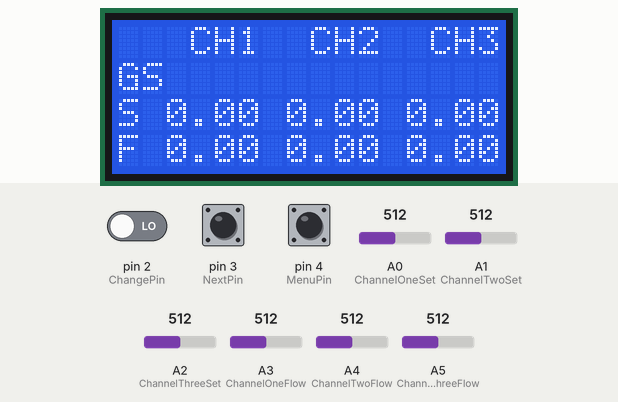
Recording of a sketch running on a simulated Arduino Uno, built with avr-gcc and run on an emulated ATmega328P. Parts: 16×4 character LCD. The inputs (shaded band) are chosen by the test bench; at power-on: pin 4 (MenuPin) LOW, pin 2 (ChangePin) LOW, pin 3 (NextPin) LOW, A0 (ChannelOneSet) = 512, A1 (ChannelTwoSet) = 512, A2 (ChannelThreeSet) = 512, A3 (ChannelOneFlow) = 512, A4 (ChannelTwoFlow) = 512, A5 (ChannelThreeFlow) = 512. EEPROM starts erased.

Above: at 6.2 s.
6.3 s: pin 4 (MenuPin) pulled HIGH for 0.15 s
At 9.3 s:
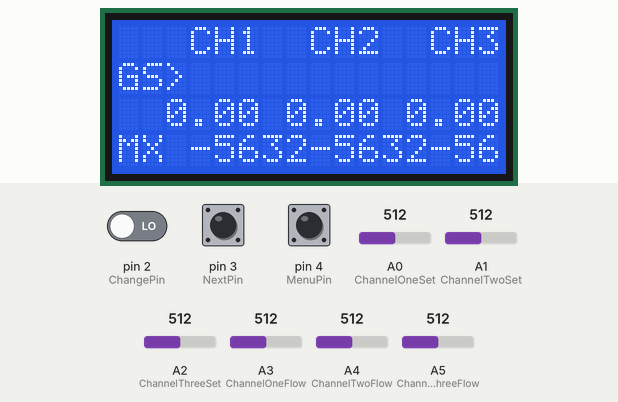
9.4 s: pin 2 (ChangePin) driven HIGH
At 12.0 s:
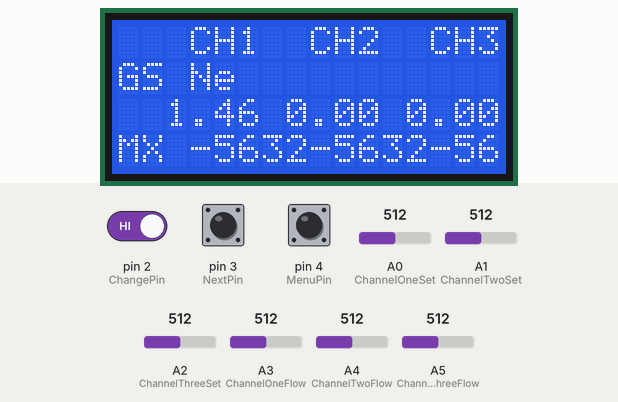
12.1 s: pin 3 (NextPin) pulled HIGH for 1 s
At 12.9 s:
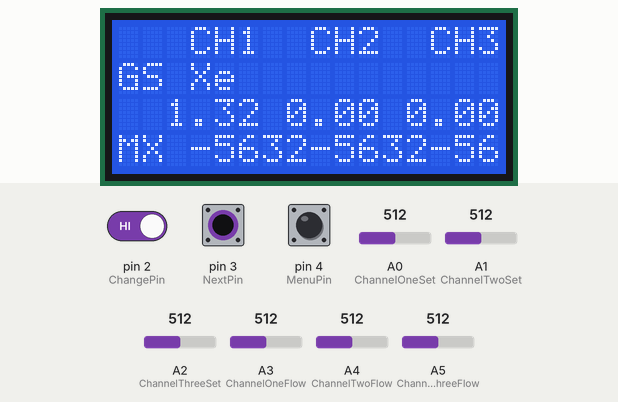
13.7 s: pin 3 (NextPin) pulled HIGH for 3.2 s
At 17.4 s:
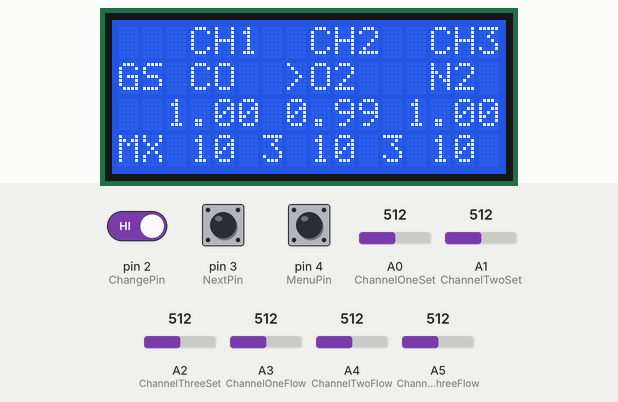
17.5 s: pin 4 (MenuPin) pulled HIGH for 1 s
At 18.5 s:
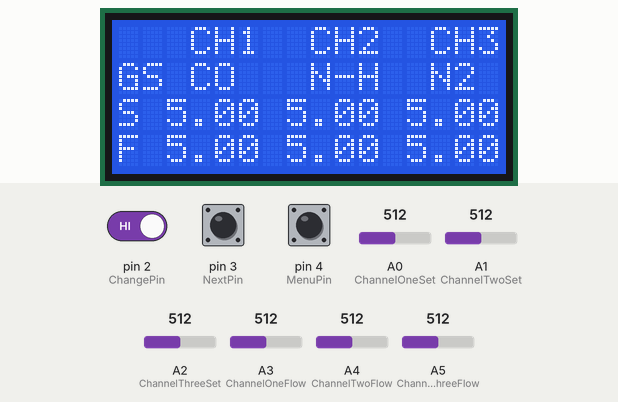
19.1 s: pin 4 (MenuPin) pulled HIGH for 3.2 s
At 22.9 s:
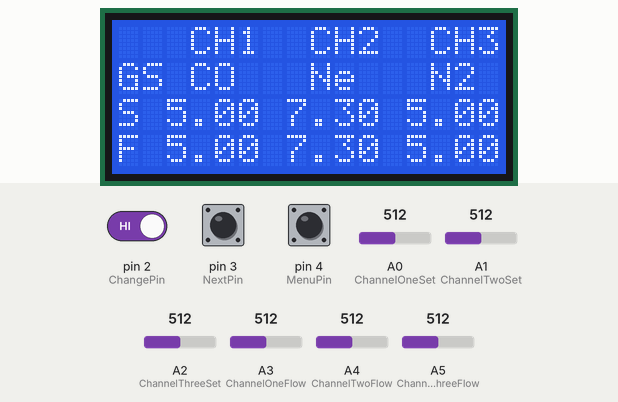
Timing chart, 0 to 24.4 s (numbered marks = the images above; inputs shaded):
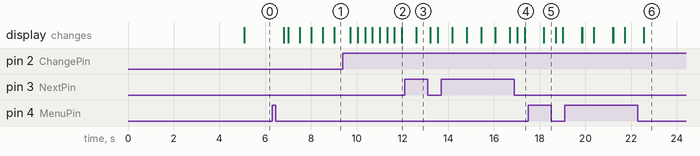

Measured:
- after the input at 6.3 s, the display: first changes after 0.52 s (image 1 shows a later state)
- after the input at 9.4 s, the display: first changes after 0.33 s (image 2 shows a later state)
- after the input at 12.1 s, the display: changes after 0.49 s (image 3)
- after the input at 13.7 s, the display: first changes after 0.48 s (image 4 shows a later state)
- after the input at 17.5 s, the display: changes after 0.67 s (image 5)
- after the input at 19.1 s, the display: first changes after 0.73 s (image 6 shows a later state)

The sketch:

FlowControllerArduino.ino
```cpp
#include <EEPROM.h>
#include <LiquidCrystal.h>
LiquidCrystal lcd(12, 11, 10, 9, 8, 7);
int MenuPin = 4;
int NextPin = 3;
int ChangePin = 2;
int ChannelOneSet = A0;
int ChannelTwoSet = A1;
int ChannelThreeSet = A2;
int ChannelOneFlow = A3;
int ChannelTwoFlow = A4;
int ChannelThreeFlow = A5;
unsigned long ChannelOneSetValues = 0;
int ChannelOneSetCount = 0;
unsigned long ChannelTwoSetValues = 0;
int ChannelTwoSetCount = 0;
unsigned long ChannelThreeSetValues = 0;
int ChannelThreeSetCount = 0;
unsigned long ChannelOneFlowValues = 0;
int ChannelOneFlowCount = 0;
unsigned long ChannelTwoFlowValues = 0;
int ChannelTwoFlowCount = 0;
unsigned long ChannelThreeFlowValues = 0;
int ChannelThreeFlowCount = 0;
int NextValue = 0;
int CursorRow = 1;
int CursorDigit = 2;
int OldCursorRow = 1;
int OldCursorDigit = 2;
unsigned long Timer = 0;
boolean MenuStatus = false;
int i=0;
String MillisToStr = "";
String TempStr = "";
int ThirdDigitMillis = 0;
struct GasType // Gas parameters
 {
  String Name;
  float Coefficient;
 };

struct FlowController // Flow controller parameters
 {
  int GasIndex;
  int MaxFlowRateIndex;
  float SetPoint;
  float Flow;
 };

 //Table of commonly used gases and coefficients and length of the table

GasType GasTable[] =
 {
  {"Ar " , 1.39},
  {"N2 " , 1.00},
  {"O2 " , 0.99},
  {"N-H" , 1.00},
  {"NH3" , 0.77},
  {"H2 " , 1.01},
  {"He " , 1.45},
  {"Ne " , 1.46},
  {"Xe " , 1.32},
  {"CO " , 1.00},
  {"CO2" , 0.74},
  {"H2S" , 0.82},
  {"NO " , 0.97},
  {"N2O" , 0.71}
 };
int GasTableLength = (int)sizeof(GasTable)/sizeof(GasType)-1;

 //Table of commonly used max gas flow rates for MF1 MKS flow controllers and length of the table
int MaxFlowRateTable[] = {10,20,50,100,200,500};
int MaxFlowRateTableLength = (int)sizeof(MaxFlowRateTable)/sizeof(int)-1;

FlowController ChannelOne; //Define three flow controllers
FlowController ChannelTwo;
FlowController ChannelThree;
//--------------------------------------------------------------------------------------------------------------------------------
void setup()
 {
  lcd.begin(16, 4);

  pinMode(MenuPin,INPUT);
  pinMode(NextPin,INPUT);
  pinMode(ChangePin, INPUT);
  pinMode(ChannelOneSet,INPUT);
  pinMode(ChannelTwoSet,INPUT);
  pinMode(ChannelThreeSet,INPUT);
  pinMode(ChannelOneFlow,INPUT);
  pinMode(ChannelTwoFlow,INPUT);
  pinMode(ChannelThreeFlow,INPUT);

 // attachInterrupt(digitalPinToInterrupt(NextPin), NextButtonCheck,RISING);

   //Setup flow controllers gases
  ChannelOne.GasIndex   =   EEPROM.read(0);
  ChannelTwo.GasIndex   =   EEPROM.read(1);
  ChannelThree.GasIndex =   EEPROM.read(2);

 //Setup max flow rates
  ChannelOne.MaxFlowRateIndex   =   EEPROM.read(3);
  ChannelTwo.MaxFlowRateIndex   =   EEPROM.read(4);
  ChannelThree.MaxFlowRateIndex =   EEPROM.read(5);

  /*ChannelOne.SetPoint = 26.7;
  ChannelTwo.SetPoint = 4.7;
  ChannelThree.SetPoint = 106;*/

 /* ChannelOne.Flow = 26.7;
  ChannelTwo.Flow = 4.7;
  ChannelThree.Flow = 106;*/

  lcd.setCursor(0, 0); lcd.print("****************");
  lcd.setCursor(4, 1); lcd.print("MF-1 MKS ");
  lcd.setCursor(2, 2); lcd.print("CONTROL UNIT");
  lcd.setCursor(2, 3); lcd.print("VERSION 1.0");
  delay(5000);
  lcd.clear();
  //  EEPROM.write(0,21);

 }
//----------------------------------------------------------------------------------------------------------------------------------
void loop()
 {

  if (MenuStatus)
  {
  lcd.clear();
  while (MenuStatus)
    {
      Menu();
    }
  }
  else
  {
    lcd.clear();
    while(!MenuStatus)
    {
      Monitor();
    }
  }

 }


 void Menu()
 {
  lcd.setCursor(0, 0);
  lcd.print("   CH1  CH2  CH3");

  lcd.setCursor(0, 1); lcd.print("GS");
  lcd.setCursor(3, 1); lcd.print(GasTable[ChannelOne.GasIndex].Name);
  lcd.setCursor(8, 1); lcd.print(GasTable[ChannelTwo.GasIndex].Name);
  lcd.setCursor(13, 1); lcd.print(GasTable[ChannelThree.GasIndex].Name);

 // lcd.setCursor(0, 2); lcd.print("CF ");
  lcd.setCursor(2, 2); lcd.print((String)GasTable[ChannelOne.GasIndex].Coefficient+" ");
  lcd.setCursor(7, 2); lcd.print((String)GasTable[ChannelTwo.GasIndex].Coefficient+" ");
  lcd.setCursor(12, 2); lcd.print((String)GasTable[ChannelThree.GasIndex].Coefficient+" ");

  lcd.setCursor(0, 3); lcd.print("MX");
  lcd.setCursor(3, 3);
  TempStr = (String)MaxFlowRateTable[ChannelOne.MaxFlowRateIndex];
  if (TempStr.length() == 2)
  {
    lcd.print(TempStr+" ");
  }
  else
  {
    lcd.print(TempStr);
  }
  lcd.setCursor(8, 3);
  TempStr = (String)MaxFlowRateTable[ChannelTwo.MaxFlowRateIndex];
  if (TempStr.length() == 2)
  {
    lcd.print(TempStr+" ");
  }
  else
  {
    lcd.print(TempStr);
  }
  lcd.setCursor(13, 3);
  TempStr = (String)MaxFlowRateTable[ChannelThree.MaxFlowRateIndex];
  if (TempStr.length() == 2)
  {
    lcd.print(TempStr+" ");
  }
  else
  {
    lcd.print(TempStr);
  }
  ChangeButtonCheck();
  MenuButtonCheck();
  NextButtonCheck();
  Cursor();
}


void Monitor()
{
ChannelOneSetValues +=analogRead(ChannelOneSet);
ChannelOneSetCount++;
ChannelTwoSetValues +=analogRead(ChannelTwoSet);
ChannelTwoSetCount++;
ChannelThreeSetValues +=analogRead(ChannelThreeSet);
ChannelThreeSetCount++;
ChannelOneFlowValues+=analogRead(ChannelOneFlow);
ChannelOneFlowCount++;
ChannelTwoFlowValues+=analogRead(ChannelTwoFlow);
ChannelTwoFlowCount++;
ChannelThreeFlowValues+=analogRead(ChannelThreeFlow);
ChannelThreeFlowCount++;
 if ((millis()-Timer)>350)
  {
  Timer = millis();

  lcd.setCursor(0, 0);
  lcd.print("   CH1  CH2  CH3");

  lcd.setCursor(0, 1); lcd.print("GS");
  lcd.setCursor(3, 1); lcd.print(GasTable[ChannelOne.GasIndex].Name);
  lcd.setCursor(8, 1); lcd.print(GasTable[ChannelTwo.GasIndex].Name);
  lcd.setCursor(13, 1); lcd.print(GasTable[ChannelThree.GasIndex].Name);
//--------------------------------------------------------------------------------------
  lcd.setCursor(0, 2); lcd.print("S");

  //CH1 SP

  // ChannelOne.SetPoint = analogRead(ChannelOneSet)/GasTable[ChannelOne.GasIndex].Coefficient*(MaxFlowRateTable[ChannelOne.MaxFlowRateIndex]/1024);
  //Read SP values
  ChannelOne.SetPoint = ChannelOneSetValues/ChannelOneSetCount;
  ChannelOneSetValues = 0;
  ChannelOneSetCount = 0;
  ChannelOne.SetPoint = ChannelOne.SetPoint*GasTable[ChannelOne.GasIndex].Coefficient;
  ChannelOne.SetPoint = ChannelOne.SetPoint/1024;
  ChannelOne.SetPoint = ChannelOne.SetPoint*MaxFlowRateTable[ChannelOne.MaxFlowRateIndex];

  ChannelTwo.SetPoint = ChannelTwoSetValues/ChannelTwoSetCount;
  ChannelTwoSetValues = 0;
  ChannelTwoSetCount = 0;
   ChannelTwo.SetPoint = ChannelTwo.SetPoint*GasTable[ChannelTwo.GasIndex].Coefficient;
  ChannelTwo.SetPoint = ChannelTwo.SetPoint/1024;
  ChannelTwo.SetPoint = ChannelTwo.SetPoint*MaxFlowRateTable[ChannelTwo.MaxFlowRateIndex];

  ChannelThree.SetPoint = ChannelThreeSetValues/ChannelThreeSetCount;
  ChannelThreeSetValues = 0;
  ChannelThreeSetCount = 0;
  ChannelThree.SetPoint = ChannelThree.SetPoint*GasTable[ChannelThree.GasIndex].Coefficient;
  ChannelThree.SetPoint = ChannelThree.SetPoint/1024;
  ChannelThree.SetPoint = ChannelThree.SetPoint*MaxFlowRateTable[ChannelThree.MaxFlowRateIndex];

  //Read Flow values
  ChannelOne.Flow = ChannelOneFlowValues/ChannelOneFlowCount;
  ChannelOneFlowValues = 0;
  ChannelOneFlowCount = 0;
  ChannelOne.Flow = ChannelOne.Flow*GasTable[ChannelOne.GasIndex].Coefficient;
  ChannelOne.Flow = ChannelOne.Flow/1024;
  ChannelOne.Flow = ChannelOne.Flow*MaxFlowRateTable[ChannelOne.MaxFlowRateIndex];

  ChannelTwo.Flow = ChannelTwoFlowValues/ChannelTwoFlowCount;
  ChannelTwoFlowValues = 0;
  ChannelTwoFlowCount = 0;
  ChannelTwo.Flow = ChannelTwo.Flow*GasTable[ChannelTwo.GasIndex].Coefficient;
  ChannelTwo.Flow = ChannelTwo.Flow/1024;
  ChannelTwo.Flow = ChannelTwo.Flow*MaxFlowRateTable[ChannelTwo.MaxFlowRateIndex];

  ChannelThree.Flow = ChannelThreeFlowValues/ChannelThreeFlowCount;
  ChannelThreeFlowValues = 0;
  ChannelThreeFlowCount = 0;
  ChannelThree.Flow = ChannelThree.Flow*GasTable[ChannelThree.GasIndex].Coefficient;
  ChannelThree.Flow = ChannelThree.Flow/1024;
  ChannelThree.Flow = ChannelThree.Flow*MaxFlowRateTable[ChannelThree.MaxFlowRateIndex];
  if (ChannelOne.SetPoint<10)
  {
    lcd.setCursor(2, 2); lcd.print(ChannelOne.SetPoint,2);
  }
  else if (ChannelOne.SetPoint<100)
  {
    lcd.setCursor(2, 2); lcd.print(ChannelOne.SetPoint,1);
  }
  else
  {
    lcd.setCursor(2, 2); lcd.print(ChannelOne.SetPoint,0); lcd.print(" ");
  }
  //CH2 SP
   if (ChannelTwo.SetPoint<10)
  {
    lcd.setCursor(7, 2); lcd.print(ChannelTwo.SetPoint,2);
  }
  else if (ChannelTwo.SetPoint<100)
  {
    lcd.setCursor(7, 2); lcd.print(ChannelTwo.SetPoint,1);
  }
  else
  {
    lcd.setCursor(7, 2); lcd.print(ChannelTwo.SetPoint,0); lcd.print(" ");
  }
  //CH3 SP
   if (ChannelThree.SetPoint<10)
  {
    lcd.setCursor(12, 2); lcd.print(ChannelThree.SetPoint,2);
  }
  else if (ChannelThree.SetPoint<100)
  {
    lcd.setCursor(12, 2); lcd.print(ChannelThree.SetPoint,1);
  }
  else
  {
    lcd.setCursor(12, 2); lcd.print(ChannelThree.SetPoint,0); lcd.print(" ");
  }
//------------------------------------------------------------------------
  lcd.setCursor(0, 3); lcd.print("F");
  //CH1 FL
  if (ChannelOne.Flow<10)
  {
    lcd.setCursor(2, 3); lcd.print(ChannelOne.Flow,2);
  }
  else if (ChannelOne.Flow<100)
  {
    lcd.setCursor(2, 3); lcd.print(ChannelOne.Flow,1);
  }
  else
  {
    lcd.setCursor(2, 3); lcd.print(ChannelOne.Flow,0); lcd.print(" ");
  }
  //CH2 FL
   if (ChannelTwo.Flow<10)
  {
    lcd.setCursor(7, 3); lcd.print(ChannelTwo.Flow,2);
  }
  else if (ChannelTwo.Flow<100)
  {
    lcd.setCursor(7, 3); lcd.print(ChannelTwo.Flow,1);
  }
  else
  {
    lcd.setCursor(7, 3); lcd.print(ChannelTwo.SetPoint,0); lcd.print(" ");
  }
  //CH3 FL
   if (ChannelThree.Flow<10)
  {
    lcd.setCursor(12, 3); lcd.print(ChannelThree.Flow,2);
  }
  else if (ChannelThree.Flow<100)
  {
    lcd.setCursor(12, 3); lcd.print(ChannelThree.Flow,1);
  }
  else
  {
    lcd.setCursor(12, 3); lcd.print(ChannelThree.Flow,0); lcd.print(" ");
  }
 }

  MenuButtonCheck();
}


void MenuButtonCheck()
{
  if (digitalRead(MenuPin) == true)
  {
    delay(10);
    if (digitalRead(MenuPin) == true)
    {
      MenuStatus=!MenuStatus;
      delay(500);
    }
  }
}


void NextButtonCheck()
{
  if (digitalRead(NextPin))
  {
    delay(10);
    if (digitalRead(NextPin))
    {

      if (NextValue < 5)
      {
        NextValue++;
      }
      else
      {
        NextValue = 0;
      }
      switch (NextValue)
      {
        case 0:
          CursorDigit = 2;
          CursorRow = 1;
          break;
        case 1:
          CursorDigit = 7;
          CursorRow = 1;
          break;
        case 2:
          CursorDigit = 12;
          CursorRow = 1;
          break;
        case 3:
          CursorDigit = 2;
          CursorRow = 3;
          break;
        case 4:
          CursorDigit = 7;
          CursorRow = 3;
          break;
        case 5:
          CursorDigit = 12;
          CursorRow = 3;
          break;
      }
      delay(300);
    }
  }
}


void Cursor()
{
  if ((CursorDigit!=OldCursorDigit)||(CursorRow!=OldCursorRow))
  {
    lcd.setCursor(OldCursorDigit, OldCursorRow);
    lcd.print(" ");
    OldCursorDigit = CursorDigit;
    OldCursorRow = CursorRow;
  }
  MillisToStr = String(millis(), DEC);
  if (MillisToStr.length()>=3)
  {
    MillisToStr = MillisToStr[MillisToStr.length()-3];
    ThirdDigitMillis = MillisToStr.toInt();
    if (ThirdDigitMillis>4)
    {
      lcd.setCursor(CursorDigit, CursorRow);
      lcd.print(" ");
    }
    else
    {
      lcd.setCursor(CursorDigit, CursorRow);
      lcd.print(">");
    }
  }
}


void ChangeButtonCheck()
{
  if (digitalRead(ChangePin))
  {
    delay(10);
    if (digitalRead(ChangePin))
    {
        switch (NextValue)
        {
          case 0:
            if (ChannelOne.GasIndex<GasTableLength)
            {
              ChannelOne.GasIndex++;
            }
            else
            {
              ChannelOne.GasIndex=0;
            }
            EEPROM.write(0,ChannelOne.GasIndex);
            break;
          case 1:
            if (ChannelTwo.GasIndex<GasTableLength)
            {
              ChannelTwo.GasIndex++;
            }
            else
            {
              ChannelTwo.GasIndex=0;
            }
            EEPROM.write(1,ChannelTwo.GasIndex);
            break;
          case 2:
            if (ChannelThree.GasIndex<GasTableLength)
            {
              ChannelThree.GasIndex++;
            }
            else
            {
              ChannelThree.GasIndex=0;
            }
            EEPROM.write(2,ChannelThree.GasIndex);
            break;
          case 3:
            if (ChannelOne.MaxFlowRateIndex<MaxFlowRateTableLength)
            {
              ChannelOne.MaxFlowRateIndex++;
            }
            else
            {
              ChannelOne.MaxFlowRateIndex=0;
            }
            EEPROM.write(3,ChannelOne.MaxFlowRateIndex);
            break;
          case 4:
            if (ChannelTwo.MaxFlowRateIndex<MaxFlowRateTableLength)
            {
              ChannelTwo.MaxFlowRateIndex++;
            }
            else
            {
              ChannelTwo.MaxFlowRateIndex=0;
            }
            EEPROM.write(4,ChannelTwo.MaxFlowRateIndex);
            break;
          case 5:
            if (ChannelThree.MaxFlowRateIndex<MaxFlowRateTableLength)
            {
              ChannelThree.MaxFlowRateIndex++;
            }
            else
            {
              ChannelThree.MaxFlowRateIndex=0;
            }
            EEPROM.write(5,ChannelThree.MaxFlowRateIndex);
            break;
        }
        delay(300);
    }

  }
}
```
